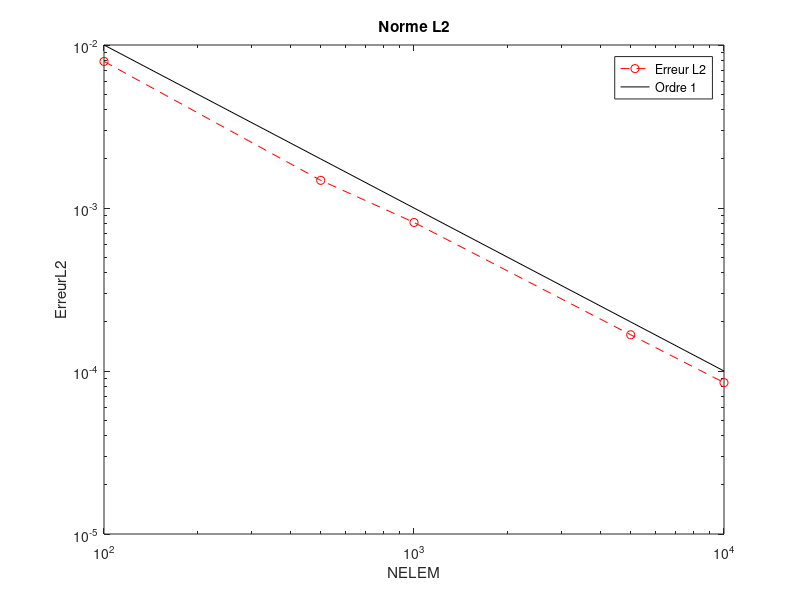

The MATLAB script that drew this image:

clear; close all; clc;
L2 = [0.00792603591790700;0.00147804712576971;0.000815316821111028;0.000166781640021099;8.48431318628270e-05];
h = [ 100 500 1000 5000 10000];
loglog(h, L2, 'r--o',h, 1./h, 'k-')
legend('Erreur L2','Ordre 1')
xlabel('NELEM'); ylabel('ErreurL2');
title('Norme L2')